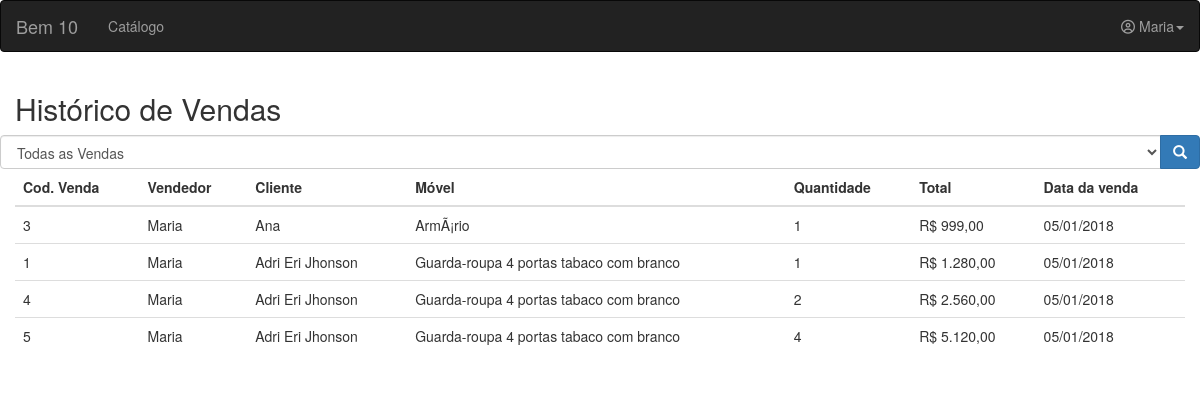
Before: /pag_historico.php (signed in) with the older database file.
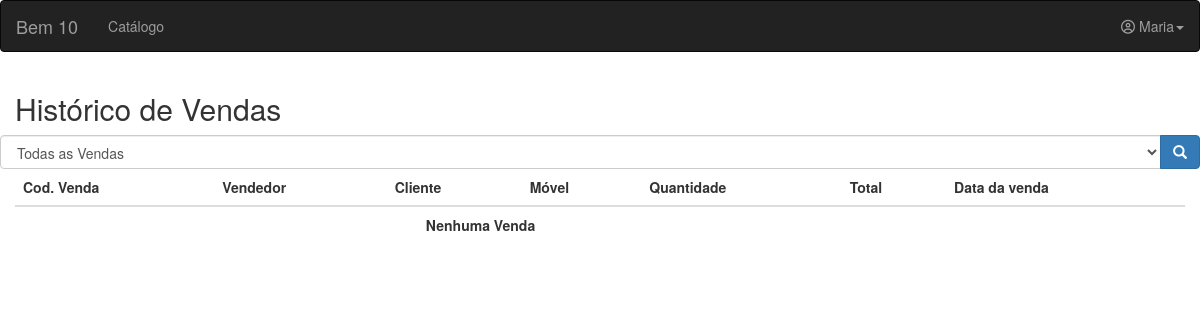
After: the same page with the newer database file.
### tables this page shows
CREATE TABLE `vendas` (
  `id` int(11) NOT NULL,
  `id_vendedor` int(11) NOT NULL,
  `id_movel` int(11) NOT NULL,
  `id_cliente` int(11) NOT NULL,
  `data_venda` date NOT NULL,
  `qtd` int(11) NOT NULL,
  `total` double NOT NULL
);

CREATE TABLE `users` (
  `id` int(11) NOT NULL,
  `nome` varchar(80) NOT NULL,
  `login` varchar(50) NOT NULL,
  `senha` varchar(50) NOT NULL
);

CREATE TABLE `clientes` (
  `id` int(11) NOT NULL,
  `nome` varchar(50) NOT NULL,
  `email` varchar(50) NOT NULL,
  `telefone` varchar(50) NOT NULL,
  `cpf` varchar(15) NOT NULL
);

CREATE TABLE `moveis` (
  `id` int(11) NOT NULL,
  `nome` varchar(50) NOT NULL,
  `preco` double NOT NULL,
  `qtd` int(11) NOT NULL
);

### pag_historico.php (the view, shortened to what this page needs)
<?php require 'templates/header.php'; ?>
<?php
	$con = startConnection();
	$stmt = $con->prepare("SELECT v.id AS idV, u.nome AS nomeU, m.nome AS nomeM, v.data_venda AS data, v.qtd AS qtd, v.total AS total, c.nome AS nomeC FROM vendas AS v
	JOIN moveis AS m ON m.id = v.id_movel
	JOIN clientes AS c ON c.id = v.id_cliente
	JOIN users AS u ON u.id = v.id_vendedor ORDER BY nomeM ASC");
	$stmt->execute();
	while($row = $stmt->fetch()){
		$vendas[] = $row;
	}
	@$qtdVendas = count($vendas);
	function inverterData($data){
		$data = explode("-", $data);
		$novaData = $data[2]."/".$data[1]."/".$data[0];
		return $novaData;
	}
?>
<?php require 'templates/navbar.php'; ?>
<div class="container-fluid">
	<h2>Histórico de Vendas</h2>
	<div class="row">
		<form action="" method="POST">
			<div class="input-group">
				<select name="tipoBusca" class="form-control">
					<option value="buscarTudo">Todas as Vendas</option>
				</select>
				<span class="input-group-btn">
					<button class="btn btn-primary" type="submit"><span class="glyphicon glyphicon-search"></span></button>
				</span>
			</div>
	</div>
	<table class="table">
		<thead>
			<tr>
				<th>Cod. Venda</th>
				<th>Vendedor</th>
				<th>Cliente</th>
				<th>Móvel</th>
				<th>Quantidade</th>
				<th>Total</th>
				<th>Data da venda</th>
			</tr>
		</thead>
		<tbody>
			<?php if($qtdVendas == 0){ ?>
				<tr>
					<td colspan="6" align="center"><strong>Nenhuma Venda</strong></td>
				</tr>
			<?php }else{ ?>
			<?php
				foreach($vendas as $values){
				$total = number_format($values['total'],2,',','.');
			?>
				<tr>
					<td><?= $values['idV'] ?></td>
					<td><?= $values['nomeU'] ?></td>
					<td><?= $values['nomeC'] ?></td>
					<td><?= $values['nomeM'] ?></td>
					<td><?= $values['qtd'] ?></td>
					<td><?= "R$ ".$total ?></td>
					<td><?= inverterData($values['data']) ?></td>
				</tr>
			<?php } ?>
			<?php } ?>
		</tbody>
	</table>
</div>
<?php require 'templates/footer.php' ?>

### templates/header.php (shortened to what this page needs)
<!DOCTYPE html>
<html lang="pt-br">
<head>
	<link rel="stylesheet" href="https://maxcdn.bootstrapcdn.com/bootstrap/3.3.7/css/bootstrap.min.css">
</head>
<body>

### templates/navbar.php (shortened to what this page needs)
<nav class="navbar navbar-inverse">
	<div class="container-fluid">
		<div class="navbar-header">
			<a class="navbar-brand" href="index.php">Bem 10</a>
		</div>
		<ul class="nav navbar-nav">
			<li><a href="index.php">Catálogo</a></li>
		</ul>
		<ul class="nav navbar-nav navbar-right">
			<li class="dropdown">
				<a href="#" class="dropdown-toggle" data-toggle="dropdown" role="button" aria-haspopup="true" aria-expanded="false"><i class="fa fa-user-circle-o" aria-hidden="true"></i>&nbsp;<?= $_SESSION['nome'];?><span class="caret"></span></a>
			</li>
		</ul>
	</div>
</nav>

### templates/footer.php (shortened to what this page needs)
</body>
</html>

Changed rows visible on the page:
removed vendas: id "3", users.nome "Maria", id_cliente.nome "Ana", moveis.nome "ArmÃ¡rio", qtd "1", total "999,00", data_venda "05/01/2018"
removed vendas: id "1", users.nome "Maria", id_cliente.nome "Adri Eri Jhonson", moveis.nome "Guarda-roupa 4 portas tabaco com branco", qtd "1", total "1.280,00", data_venda "05/01/2018"
removed vendas: id "4", users.nome "Maria", id_cliente.nome "Adri Eri Jhonson", moveis.nome "Guarda-roupa 4 portas tabaco com branco", qtd "2", total "2.560,00", data_venda "05/01/2018"
removed vendas: id "5", users.nome "Maria", id_cliente.nome "Adri Eri Jhonson", moveis.nome "Guarda-roupa 4 portas tabaco com branco", qtd "4", total "5.120,00", data_venda "05/01/2018"
Other visible differences:
text now shown: "Nenhuma Venda"
